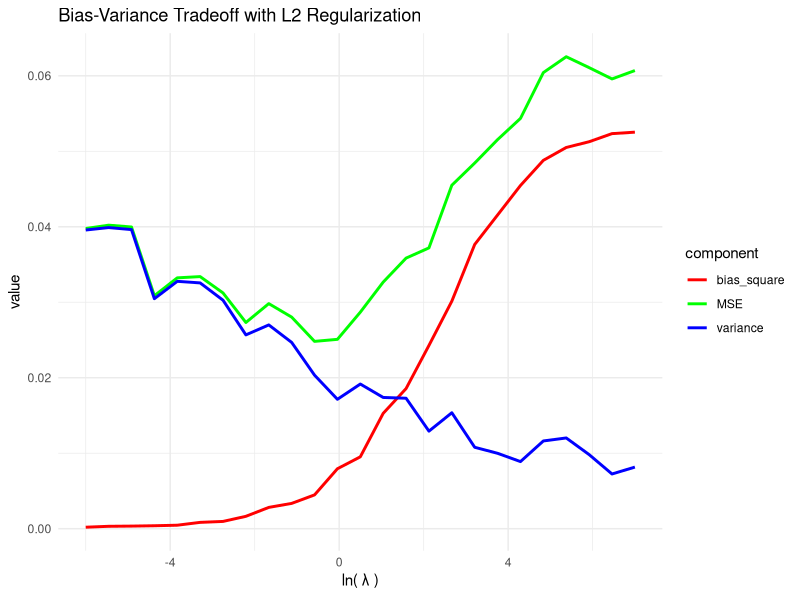

The R source for this figure:
# ------------------------------------------------------------------------------
# l2 nonlin

# FIG: decompose MSE to bias_square and variance for ridge regression.
#      plot lines to show how each part varies 
#      with ln(lambda) (natural logarithm of regularization constant).

# DATA: y = sin(x(100*1 ~Uniform)) + epi (100*1 ~Normal)
#       X = (x^1,...,x^8) (100*8 design matrix)
# ------------------------------------------------------------------------------

library(ggplot2)
library(dplyr)
library(tidyr)
library(glmnet)

set.seed(0)

# DATA -------------------------------------------------------------------------

true_function <- function(x) sin(x)
n_datasets <- 100
n_samples <- 100
n_test_samples <- 10000
n_order <- 8
lambdas <- exp(seq(-6, 7, length.out = 25))

# Generate polynomial features
poly_features <- function(x, degree) {
  model.matrix(~ poly(x, degree, raw = TRUE) - 1)
}

# Initialize arrays to store the bias, variance, and error
bias_square <- rep(0, length(lambdas))
variance <- rep(0, length(lambdas))
test_error <- rep(0, length(lambdas))

# Generate shared x values for all datasets
x_shared <- runif(n_samples)
x_shared_poly <- poly_features(x_shared, n_order)

# Generate test data
x_test <- runif(n_test_samples)
y_test <- true_function(x_test) + rnorm(n_test_samples)
x_test_poly <- poly_features(x_test, n_order)

for (i in 1:length(lambdas)) {
  predictions <- matrix(0, nrow = n_datasets, ncol = n_samples)
  
  for (j in 1:n_datasets) {
    epsilon <- rnorm(n_samples)
    y <- true_function(x_shared) + epsilon
    
    model <- glmnet(x_shared_poly, y, alpha = 0, lambda = lambdas[i])
    predictions[j, ] <- predict(model, newx = x_shared_poly)
  }
  
  average_prediction <- apply(predictions, 2, mean)
  
  bias_square[i] <- mean((average_prediction - true_function(x_shared))^2)
  variance[i] <- mean(apply(predictions, 2, var))
}


data <- data.frame(log_lambdas = log(lambdas),
                   bias_square = bias_square,
                   variance = variance,
                   MSE = bias_square + variance) %>%
  pivot_longer(cols = c(bias_square, variance, MSE), names_to = "component", values_to = "value")

p <- ggplot(data, aes(x = log_lambdas, y = value, color = component, linetype = component)) +
  geom_line(size = 1) +
  scale_color_manual(values = c("red", "green", "blue")) +
  scale_linetype_manual(values = c("solid", "solid", "solid")) +
  labs(x = expression("ln("~λ~")"), y = "value", title = "Bias-Variance Tradeoff with L2 Regularization") +
  theme_minimal()

ggsave("bias_var_decomp.png", p, width = 12, height = 6)
